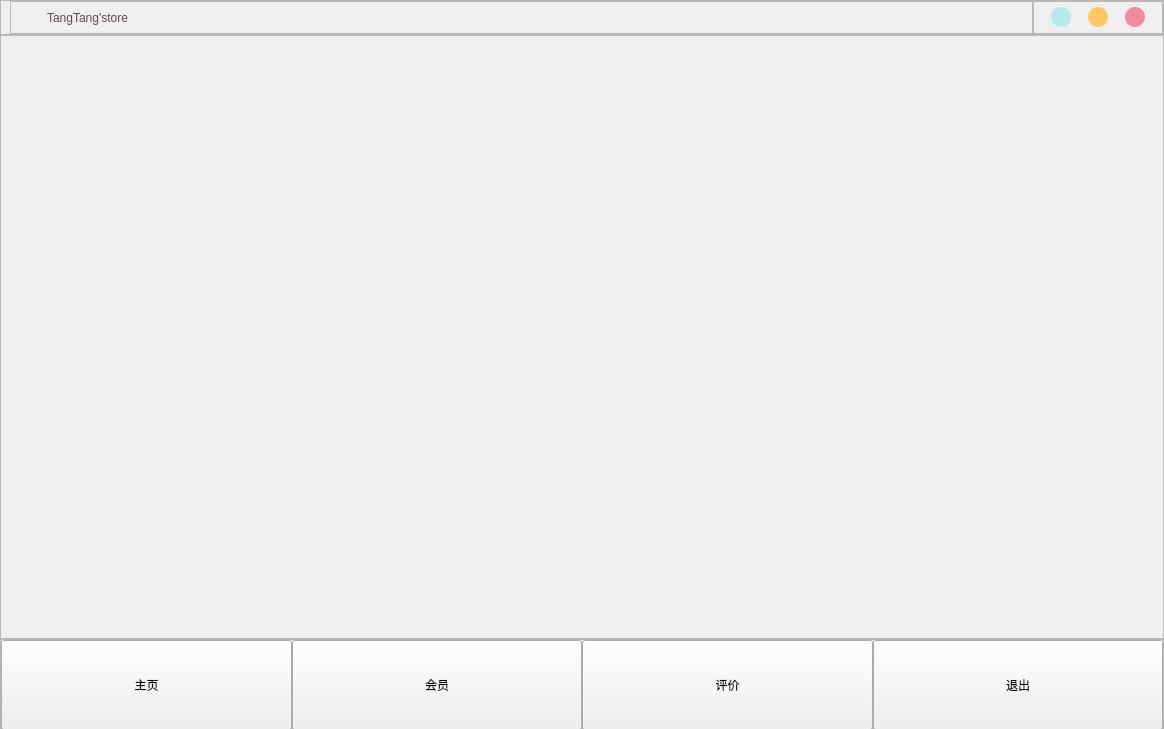
<?xml version="1.0" encoding="UTF-8"?>
<ui version="4.0">
 <class>CustomerForm</class>
 <widget class="QWidget" name="CustomerForm">
  <property name="geometry">
   <rect>
    <x>0</x>
    <y>0</y>
    <width>1164</width>
    <height>729</height>
   </rect>
  </property>
  <property name="windowTitle">
   <string>Form</string>
  </property>
  <layout class="QVBoxLayout" name="verticalLayout">
   <property name="spacing">
    <number>0</number>
   </property>
   <property name="leftMargin">
    <number>0</number>
   </property>
   <property name="topMargin">
    <number>0</number>
   </property>
   <property name="rightMargin">
    <number>0</number>
   </property>
   <property name="bottomMargin">
    <number>0</number>
   </property>
   <item>
    <widget class="FrameTitleBar" name="titleBarFrame">
     <property name="minimumSize">
      <size>
       <width>0</width>
       <height>35</height>
      </size>
     </property>
     <property name="maximumSize">
      <size>
       <width>16777215</width>
       <height>35</height>
      </size>
     </property>
     <property name="frameShape">
      <enum>QFrame::StyledPanel</enum>
     </property>
     <property name="frameShadow">
      <enum>QFrame::Raised</enum>
     </property>
     <layout class="QHBoxLayout" name="horizontalLayout_3" stretch="9,1">
      <property name="spacing">
       <number>0</number>
      </property>
      <property name="leftMargin">
       <number>9</number>
      </property>
      <property name="topMargin">
       <number>0</number>
      </property>
      <property name="rightMargin">
       <number>0</number>
      </property>
      <property name="bottomMargin">
       <number>0</number>
      </property>
      <item>
       <widget class="QFrame" name="titleBar">
        <property name="frameShape">
         <enum>QFrame::StyledPanel</enum>
        </property>
        <property name="frameShadow">
         <enum>QFrame::Raised</enum>
        </property>
        <property name="lineWidth">
         <number>0</number>
        </property>
        <layout class="QHBoxLayout" name="horizontalLayout_4">
         <property name="spacing">
          <number>6</number>
         </property>
         <property name="leftMargin">
          <number>0</number>
         </property>
         <property name="topMargin">
          <number>0</number>
         </property>
         <property name="rightMargin">
          <number>0</number>
         </property>
         <property name="bottomMargin">
          <number>0</number>
         </property>
         <item>
          <widget class="QLabel" name="labelIcon">
           <property name="maximumSize">
            <size>
             <width>30</width>
             <height>30</height>
            </size>
           </property>
           <property name="styleSheet">
            <string notr="true">border-image: url(:/icon/images/icon/store.svg);</string>
           </property>
           <property name="text">
            <string/>
           </property>
           <property name="alignment">
            <set>Qt::AlignCenter</set>
           </property>
          </widget>
         </item>
         <item>
          <widget class="QLabel" name="titleLabel">
           <property name="maximumSize">
            <size>
             <width>16777215</width>
             <height>35</height>
            </size>
           </property>
           <property name="styleSheet">
            <string notr="true">color: rgb(92, 78, 78);
font: 75 14pt &quot;Comic Sans MS&quot;;</string>
           </property>
           <property name="text">
            <string>TangTang'store</string>
           </property>
          </widget>
         </item>
        </layout>
       </widget>
      </item>
      <item>
       <widget class="QFrame" name="btnBar">
        <property name="minimumSize">
         <size>
          <width>130</width>
          <height>0</height>
         </size>
        </property>
        <property name="maximumSize">
         <size>
          <width>130</width>
          <height>16777215</height>
         </size>
        </property>
        <property name="frameShape">
         <enum>QFrame::StyledPanel</enum>
        </property>
        <property name="frameShadow">
         <enum>QFrame::Raised</enum>
        </property>
        <layout class="QHBoxLayout" name="horizontalLayout_6">
         <property name="spacing">
          <number>0</number>
         </property>
         <property name="leftMargin">
          <number>0</number>
         </property>
         <property name="topMargin">
          <number>0</number>
         </property>
         <property name="rightMargin">
          <number>0</number>
         </property>
         <property name="bottomMargin">
          <number>0</number>
         </property>
         <item>
          <widget class="QPushButton" name="btnMini">
           <property name="minimumSize">
            <size>
             <width>20</width>
             <height>20</height>
            </size>
           </property>
           <property name="maximumSize">
            <size>
             <width>20</width>
             <height>20</height>
            </size>
           </property>
           <property name="styleSheet">
            <string notr="true">QPushButton{
	background-color: rgb(181, 234, 234);
	border: none;
	border-radius: 10px;
}
QPushButton:hover {
	background-color: rgb(181, 234, 234,150);
}</string>
           </property>
           <property name="text">
            <string/>
           </property>
          </widget>
         </item>
         <item>
          <widget class="QPushButton" name="btnMax">
           <property name="minimumSize">
            <size>
             <width>20</width>
             <height>20</height>
            </size>
           </property>
           <property name="maximumSize">
            <size>
             <width>20</width>
             <height>20</height>
            </size>
           </property>
           <property name="styleSheet">
            <string notr="true">QPushButton{
	background-color: rgb(255, 199, 101);
	border: none;
	border-radius: 10px;
}
QPushButton:hover {
	background-color: rgb(255, 199, 101,150);
}</string>
           </property>
           <property name="text">
            <string/>
           </property>
          </widget>
         </item>
         <item>
          <widget class="QPushButton" name="btnClose">
           <property name="minimumSize">
            <size>
             <width>20</width>
             <height>20</height>
            </size>
           </property>
           <property name="maximumSize">
            <size>
             <width>20</width>
             <height>20</height>
            </size>
           </property>
           <property name="styleSheet">
            <string notr="true">QPushButton{
	background-color: rgb(243, 139, 160);
	border: none;
	border-radius: 10px;
}
QPushButton:hover {
	background-color: rgb(243, 139, 160,150);
}</string>
           </property>
           <property name="text">
            <string/>
           </property>
          </widget>
         </item>
        </layout>
       </widget>
      </item>
     </layout>
    </widget>
   </item>
   <item>
    <widget class="QFrame" name="mainFrame">
     <property name="frameShape">
      <enum>QFrame::StyledPanel</enum>
     </property>
     <property name="frameShadow">
      <enum>QFrame::Raised</enum>
     </property>
     <layout class="QHBoxLayout" name="horizontalLayout_2">
      <property name="spacing">
       <number>0</number>
      </property>
      <property name="leftMargin">
       <number>0</number>
      </property>
      <property name="topMargin">
       <number>0</number>
      </property>
      <property name="rightMargin">
       <number>0</number>
      </property>
      <property name="bottomMargin">
       <number>0</number>
      </property>
      <item>
       <widget class="QStackedWidget" name="stackedWidget">
        <widget class="QWidget" name="page"/>
        <widget class="QWidget" name="page_2"/>
       </widget>
      </item>
     </layout>
    </widget>
   </item>
   <item>
    <widget class="QFrame" name="navFrame_2">
     <property name="minimumSize">
      <size>
       <width>0</width>
       <height>90</height>
      </size>
     </property>
     <property name="maximumSize">
      <size>
       <width>16777215</width>
       <height>90</height>
      </size>
     </property>
     <property name="frameShape">
      <enum>QFrame::StyledPanel</enum>
     </property>
     <property name="frameShadow">
      <enum>QFrame::Raised</enum>
     </property>
     <layout class="QHBoxLayout" name="horizontalLayout">
      <property name="spacing">
       <number>0</number>
      </property>
      <property name="leftMargin">
       <number>0</number>
      </property>
      <property name="topMargin">
       <number>0</number>
      </property>
      <property name="rightMargin">
       <number>0</number>
      </property>
      <property name="bottomMargin">
       <number>0</number>
      </property>
      <item>
       <widget class="QPushButton" name="btnHome">
        <property name="minimumSize">
         <size>
          <width>0</width>
          <height>90</height>
         </size>
        </property>
        <property name="styleSheet">
         <string notr="true">font: 24pt &quot;宋体&quot;;</string>
        </property>
        <property name="text">
         <string>主页</string>
        </property>
       </widget>
      </item>
      <item>
       <widget class="QPushButton" name="btnVip">
        <property name="minimumSize">
         <size>
          <width>0</width>
          <height>90</height>
         </size>
        </property>
        <property name="styleSheet">
         <string notr="true">font: 24pt &quot;宋体&quot;;</string>
        </property>
        <property name="text">
         <string>会员</string>
        </property>
       </widget>
      </item>
      <item>
       <widget class="QPushButton" name="btnComment">
        <property name="minimumSize">
         <size>
          <width>0</width>
          <height>90</height>
         </size>
        </property>
        <property name="styleSheet">
         <string notr="true">font: 24pt &quot;宋体&quot;;</string>
        </property>
        <property name="text">
         <string>评价</string>
        </property>
       </widget>
      </item>
      <item>
       <widget class="QPushButton" name="btnBack">
        <property name="minimumSize">
         <size>
          <width>0</width>
          <height>90</height>
         </size>
        </property>
        <property name="styleSheet">
         <string notr="true">font: 24pt &quot;宋体&quot;;</string>
        </property>
        <property name="text">
         <string>退出</string>
        </property>
       </widget>
      </item>
     </layout>
    </widget>
   </item>
  </layout>
 </widget>
 <customwidgets>
  <customwidget>
   <class>FrameTitleBar</class>
   <extends>QFrame</extends>
   <header location="global">frametitlebar.h</header>
   <container>1</container>
  </customwidget>
 </customwidgets>
 <resources/>
 <connections>
  <connection>
   <sender>btnMini</sender>
   <signal>clicked()</signal>
   <receiver>CustomerForm</receiver>
   <slot>showMinimized()</slot>
   <hints>
    <hint type="sourcelabel">
     <x>1053</x>
     <y>16</y>
    </hint>
    <hint type="destinationlabel">
     <x>1040</x>
     <y>-55</y>
    </hint>
   </hints>
  </connection>
  <connection>
   <sender>btnMax</sender>
   <signal>clicked()</signal>
   <receiver>CustomerForm</receiver>
   <slot>showMaximized()</slot>
   <hints>
    <hint type="sourcelabel">
     <x>1101</x>
     <y>16</y>
    </hint>
    <hint type="destinationlabel">
     <x>1095</x>
     <y>-106</y>
    </hint>
   </hints>
  </connection>
  <connection>
   <sender>btnClose</sender>
   <signal>clicked()</signal>
   <receiver>CustomerForm</receiver>
   <slot>close()</slot>
   <hints>
    <hint type="sourcelabel">
     <x>1139</x>
     <y>17</y>
    </hint>
    <hint type="destinationlabel">
     <x>1137</x>
     <y>-50</y>
    </hint>
   </hints>
  </connection>
  <connection>
   <sender>btnBack</sender>
   <signal>clicked()</signal>
   <receiver>CustomerForm</receiver>
   <slot>close()</slot>
   <hints>
    <hint type="sourcelabel">
     <x>1050</x>
     <y>669</y>
    </hint>
    <hint type="destinationlabel">
     <x>1066</x>
     <y>809</y>
    </hint>
   </hints>
  </connection>
 </connections>
</ui>
